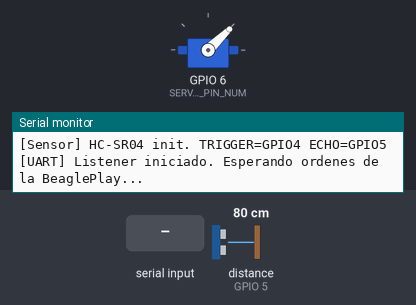
A program run on a simulated ESP32-C6. Shown: servo, the last lines printed to the serial monitor. Wiring (inferred from the names in the program): ultrasonic range finder: trigger GPIO 4; echo GPIO 5. The inputs (shaded band) are chosen by the test bench; at power-on: distance to the obstacle (sensor on GPIO 5) 80 cm. The echo pulse lasts 58.3 µs per cm; servo pulses on a pin are drawn as a servo (544–2400 µs = 0–180°).

Above: at 1.4 s.
1.5 s: "OPEN:\n" received over the second serial link
At 2.4 s:
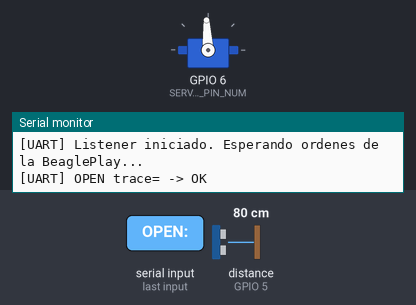
3.0 s: distance to the obstacle (sensor on GPIO 5) set to 2 cm
6.0 s: "OPEN\n" received over the second serial link
7.5 s: "CLOSE:\n" received over the second serial link
Timing chart, 0 to 10.0 s (numbered marks = the images above; inputs shaded):
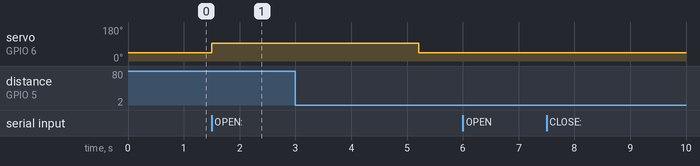

Measured:
- after the input at 1.5 s, servo on GPIO 6 (SERVO_BARRIER_PIN_NUM): 44° → 93° at once

The program:

main.cpp
```cpp
/*
 * main.cpp — Punto de entrada del firmware ESP32 del parqueadero inteligente.
 *
 * Reemplaza al firmware del Cortex-M4 de la BeaglePlay. Maneja los GPIOs y se
 * comunica con Linux por UART (Serial2) en vez de RPMsg.
 *
 * Flujo de arranque:
 *   1. Serial (UART0/USB) para logs de depuración.
 *   2. barrier_init()  — GPIO barrera en LOW (estado seguro) + mutex.
 *   3. uart_init()     — Serial2 hacia la BeaglePlay + mutex de TX.
 *   4. watchdog_init() — timer de 5 s que cierra la barrera sin heartbeats.
 *   5. Tareas FreeRTOS: sensor HC-SR04 y listener UART.
 *
 * En ESP32, Arduino crea su propio loopTask; toda la lógica vive en las tareas.
 */

#include <Arduino.h>
#include "freertos/FreeRTOS.h"
#include "freertos/task.h"

#include "config.h"
#include "barrier.h"
#include "sensor.h"
#include "watchdog.h"
#include "uart_protocol.h"

void setup()
{
    Serial.begin(115200);    /* UART0 / USB — SOLO depuración */
    delay(200);

    Serial.printf("\n[Main] Firmware parking-edge ESP32 %s build %s %s\n",
                  FW_VERSION_STR, __DATE__, __TIME__);

    barrier_init();    /* 2 */
    uart_init();       /* 3 */
    watchdog_init();   /* 4 */

    /* 5. Tareas */
    xTaskCreate(vTaskSensor, "SensorTask", SENSOR_TASK_STACK, NULL,
                SENSOR_TASK_PRIORITY, NULL);
    xTaskCreate(vTaskUartListener, "UartTask", UART_TASK_STACK, NULL,
                UART_TASK_PRIORITY, NULL);

    Serial.println("[Main] Tareas creadas. Sistema operativo.");
}

void loop()
{
    /* Toda la lógica ocurre en las tareas FreeRTOS. */
    vTaskDelay(pdMS_TO_TICKS(1000));
}
```

barrier.h
```cpp
#ifndef BARRIER_H
#define BARRIER_H

#include <stdbool.h>

/*
 * barrier.h — Control de la barrera como servo (PWM/LEDC), movimiento fijo de 90°.
 *
 * El servo se protege con un mutex interno porque lo accionan varias tareas:
 * el listener UART (OPEN/CLOSE/STOP) y el watchdog.
 *   CLOSE -> 0°  (reposo, estado seguro al arranque)
 *   OPEN  -> 90° (barrera levantada)
 */

/** Inicializa el servo (LEDC), lo deja a 0° y crea el mutex. */
void barrier_init(void);

/** Abre la barrera: servo a 90°. Devuelve true si pudo tomar el mutex. */
bool barrier_open(void);

/** Cierra la barrera: servo a 0°. Devuelve true si pudo tomar el mutex. */
bool barrier_close(void);

#endif /* BARRIER_H */
```

sensor.h
```cpp
#ifndef SENSOR_H
#define SENSOR_H

#include <stdint.h>

/*
 * sensor.h — Driver del HC-SR04 y tarea de monitoreo de presencia.
 *
 * Replica sensor_driver.c del M4: medición trigger 10us + ancho de eco,
 * distancia = us/58, doble debounce (3 lecturas < umbral + 500 ms entre
 * eventos) y emisión de "PRESENCE_DETECTED".
 */

/** Inicializa los pines TRIGGER (salida) y ECHO (entrada). */
void sensor_init(void);

/** Realiza una medición y retorna la distancia en cm (SENSOR_ERROR_CM si falla). */
uint32_t medir_distancia_cm(void);

/** Tarea FreeRTOS de monitoreo continuo de presencia. */
void vTaskSensor(void *pvParameters);

#endif /* SENSOR_H */
```

uart_protocol.h
```cpp
#ifndef UART_PROTOCOL_H
#define UART_PROTOCOL_H

#include <Arduino.h>

/*
 * uart_protocol.h — Canal UART ESP32 <-> BeaglePlay (reemplaza a RPMsg).
 *
 * Protocolo de texto (líneas terminadas en '\n'), IDÉNTICO al contrato que el
 * lado Python (rpmsg_client.py / command_dispatcher.py) ya espera:
 *
 *   BeaglePlay -> ESP32:
 *     "HEARTBEAT..."        alimenta el watchdog (sin respuesta)
 *     "OPEN:<trace_id>"     abre barrera  -> responde "OPEN:OK:<trace_id>"
 *     "CLOSE:<trace_id>"    cierra barrera -> responde "CLOSE:OK:<trace_id>"
 *     "STOP:<trace_id>"     estado seguro (== CLOSE) -> "STOP:OK:<trace_id>"
 *
 *   ESP32 -> BeaglePlay:
 *     "PRESENCE_DETECTED"            vehículo detectado por HC-SR04
 *     "<ACTION>:OK:<trace_id>"       comando ejecutado
 *     "<ACTION>:FAULT:<trace_id>"    comando falló
 *     "HARDWARE_FAULT:<reason>"      fallo autónomo (p.ej. watchdog_timeout)
 *
 * IMPORTANTE: los logs de depuración van por Serial (UART0/USB), NUNCA por
 * Serial2, para no contaminar el canal de datos con ruido.
 */

/** Inicializa Serial2 (UART2) y el mutex de transmisión. */
void uart_init(void);

/** Escribe una línea completa ('\n' incluido) de forma atómica hacia la Beagle. */
void uart_send_line(const String &line);

/** Tarea FreeRTOS que lee líneas de UART2, parsea y despacha comandos. */
void vTaskUartListener(void *pvParameters);

#endif /* UART_PROTOCOL_H */
```

watchdog.h
```cpp
#ifndef WATCHDOG_H
#define WATCHDOG_H

/*
 * watchdog.h — Watchdog de software (timer FreeRTOS).
 *
 * Cierra la barrera si la BeaglePlay deja de enviar "HEARTBEAT" durante más de
 * HEARTBEAT_TIMEOUT_MS ms. Equivale a watchdog.c del M4, con la mejora de que
 * además notifica "HARDWARE_FAULT:watchdog_timeout" a Linux por UART.
 */

/** Crea e inicia el timer del watchdog. */
void watchdog_init(void);

/** Reinicia el timer (debe llamarse cada vez que llega un HEARTBEAT). */
void watchdog_feed(void);

#endif /* WATCHDOG_H */
```

barrier.cpp
```cpp
/*
 * barrier.cpp — Control de la barrera como SERVO con PWM (LEDC), protegido por mutex.
 *
 * Sustituye el control digital on/off por un movimiento fijo de 90°:
 *   - barrier_close() -> 0°  (SERVO_CLOSE_US): posición de reposo.
 *   - barrier_open()  -> 90° (SERVO_OPEN_US): barrera levantada.
 * El servo mantiene la posición de forma estable (sin el tembleque de abrir/cerrar
 * que producía el GPIO digital). El mutex protege el periférico ante acceso
 * concurrente (listener UART y watchdog), igual que el xBarrierMutex del M4.
 */

#include <Arduino.h>
#include "freertos/FreeRTOS.h"
#include "freertos/semphr.h"

#include "config.h"
#include "barrier.h"

static SemaphoreHandle_t xBarrierMutex = NULL;

/* Convierte un ancho de pulso (us) al valor de duty del LEDC a la resolución dada. */
static uint32_t us_to_duty(uint32_t pulse_us)
{
    const uint32_t max_duty = (1UL << SERVO_LEDC_RES_BITS) - 1UL;
    return (uint32_t)(((uint64_t)pulse_us * max_duty) / SERVO_PERIOD_US);
}

void barrier_init(void)
{
    /* Configurar el canal LEDC y asociarlo al pin de señal del servo. */
    ledcSetup(SERVO_LEDC_CHANNEL, SERVO_LEDC_FREQ_HZ, SERVO_LEDC_RES_BITS);
    ledcAttachPin(SERVO_BARRIER_PIN_NUM, SERVO_LEDC_CHANNEL);

    /* Posición segura al arranque: cerrada (0°). */
    ledcWrite(SERVO_LEDC_CHANNEL, us_to_duty(SERVO_CLOSE_US));

    if (xBarrierMutex == NULL)
    {
        xBarrierMutex = xSemaphoreCreateMutex();
    }
    Serial.printf("[Barrera] Servo init. GPIO%d a 0 grados (cerrada).\n",
                  SERVO_BARRIER_PIN_NUM);
}

/* Mueve el servo al ancho de pulso indicado de forma sincronizada. */
static bool barrier_set_us(uint32_t pulse_us)
{
    if (xBarrierMutex == NULL) { return false; }

    if (xSemaphoreTake(xBarrierMutex, pdMS_TO_TICKS(100)) != pdTRUE)
    {
        return false;   /* no se pudo tomar el mutex */
    }

    ledcWrite(SERVO_LEDC_CHANNEL, us_to_duty(pulse_us));
    xSemaphoreGive(xBarrierMutex);
    return true;
}

bool barrier_open(void)  { return barrier_set_us(SERVO_OPEN_US);  }   /* 90° */
bool barrier_close(void) { return barrier_set_us(SERVO_CLOSE_US); }   /* 0°  */
```

sensor.cpp
```cpp
/*
 * sensor.cpp — HC-SR04 sobre ESP32. Equivalente a sensor_driver.c del M4.
 *
 * Diferencia técnica: en el ESP32 se usa pulseIn() para medir el ancho del pulso
 * ECHO (más fiable que el bucle manual del M4), pero la lógica de umbrales,
 * debounce y notificación es idéntica.
 */

#include <Arduino.h>
#include "freertos/FreeRTOS.h"
#include "freertos/task.h"

#include "config.h"
#include "sensor.h"
#include "uart_protocol.h"

void sensor_init(void)
{
    pinMode(TRIGGER_PIN_NUM, OUTPUT);
    digitalWrite(TRIGGER_PIN_NUM, LOW);
    pinMode(ECHO_PIN_NUM, INPUT);

    Serial.printf("[Sensor] HC-SR04 init. TRIGGER=GPIO%d ECHO=GPIO%d\n",
                  TRIGGER_PIN_NUM, ECHO_PIN_NUM);
}

uint32_t medir_distancia_cm(void)
{
    /* 1. Pulso TRIGGER: 10 us en HIGH */
    digitalWrite(TRIGGER_PIN_NUM, LOW);
    delayMicroseconds(2);
    digitalWrite(TRIGGER_PIN_NUM, HIGH);
    delayMicroseconds(10);
    digitalWrite(TRIGGER_PIN_NUM, LOW);

    /* 2. Medir ancho del pulso ECHO en HIGH. Timeout ~30 ms (~5 m). */
    unsigned long duration = pulseIn(ECHO_PIN_NUM, HIGH, 30000UL);
    if (duration == 0UL)
    {
        return SENSOR_ERROR_CM;   /* timeout: fuera de rango o desconectado */
    }

    /* 3. Convertir a cm: t(us)/58 */
    uint32_t distancia = (uint32_t)(duration / 58UL);

    /* 4. Sanidad: descartar 0 o > 4 m */
    if (distancia == 0U || distancia > MAX_DISTANCE_CM)
    {
        return SENSOR_ERROR_CM;
    }
    return distancia;
}

void vTaskSensor(void *pvParameters)
{
    (void)pvParameters;

    uint8_t    lecturas_consecutivas = 0U;
    TickType_t ultima_deteccion      = 0U;
    const TickType_t DEBOUNCE_TICKS  = pdMS_TO_TICKS(DETECTION_DEBOUNCE_MS);

    sensor_init();

    for (;;)
    {
        uint32_t distancia = medir_distancia_cm();

        /* Debounce espacial: 3 lecturas válidas bajo el umbral = detección */
        if (distancia < DISTANCE_THRESHOLD_CM && distancia != SENSOR_ERROR_CM)
        {
            lecturas_consecutivas++;
        }
        else
        {
            lecturas_consecutivas = 0U;
        }

        if (lecturas_consecutivas >= DEBOUNCE_READINGS)
        {
            TickType_t ahora = xTaskGetTickCount();

            /* Debounce temporal: no repetir dentro de DETECTION_DEBOUNCE_MS */
            if ((ahora - ultima_deteccion) >= DEBOUNCE_TICKS)
            {
                Serial.printf("[Sensor] Vehiculo detectado a %u cm. Notificando...\n",
                              distancia);
                uart_send_line("PRESENCE_DETECTED");

                lecturas_consecutivas = 0U;
                ultima_deteccion      = ahora;
            }
        }

        /* Muestreo cada 60 ms (recomendado HC-SR04 para evitar eco propio) */
        vTaskDelay(pdMS_TO_TICKS(SENSOR_SAMPLE_PERIOD_MS));
    }
}
```

uart_protocol.cpp
```cpp
/*
 * uart_protocol.cpp — Listener UART y serialización de la salida hacia la Beagle.
 *
 * Equivale a rpmsg_interface.c del M4 (vTaskRPMsgListener), pero sobre UART1.
 * El envío se centraliza en uart_send_line(), protegido por un mutex de TX para
 * que las distintas tareas (sensor, watchdog, este listener) no entrelacen líneas.
 */

#include "uart_protocol.h"
#include "config.h"
#include "barrier.h"
#include "watchdog.h"

#include "freertos/FreeRTOS.h"
#include "freertos/semphr.h"

static SemaphoreHandle_t xUartTxMutex = NULL;

void uart_init(void)
{
    Serial1.begin(UART_BEAGLE_BAUD, SERIAL_8N1, UART_BEAGLE_RX_PIN, UART_BEAGLE_TX_PIN);
    if (xUartTxMutex == NULL)
    {
        xUartTxMutex = xSemaphoreCreateMutex();
    }
    Serial.printf("[UART] UART1 listo. RX=GPIO%d TX=GPIO%d @ %d baud.\n",
                  UART_BEAGLE_RX_PIN, UART_BEAGLE_TX_PIN, UART_BEAGLE_BAUD);
}

void uart_send_line(const String &line)
{
    if (xUartTxMutex != NULL)
    {
        xSemaphoreTake(xUartTxMutex, portMAX_DELAY);
    }

    Serial1.print(line);
    Serial1.print('\n');

    if (xUartTxMutex != NULL)
    {
        xSemaphoreGive(xUartTxMutex);
    }
}

/* Extrae el trace_id de "ACTION:trace_id" (todo lo que sigue al primer ':'). */
static String extract_trace_id(const String &line)
{
    int idx = line.indexOf(':');
    if (idx < 0) { return String("unknown"); }
    return line.substring(idx + 1);
}

/* Acciona la barrera y responde ACTION:OK/FAULT:trace_id. STOP se trata como CLOSE. */
static void handle_command(const String &action, const String &trace_id)
{
    bool ok;
    if (action == "OPEN") { ok = barrier_open(); }
    else                  { ok = barrier_close(); }   /* CLOSE y STOP cierran */

    uart_send_line(action + (ok ? ":OK:" : ":FAULT:") + trace_id);
    Serial.printf("[UART] %s trace=%s -> %s\n",
                  action.c_str(), trace_id.c_str(), ok ? "OK" : "FAULT");
}

void vTaskUartListener(void *pvParameters)
{
    (void)pvParameters;
    String line;
    line.reserve(160);

    Serial.println("[UART] Listener iniciado. Esperando ordenes de la BeaglePlay...");

    for (;;)
    {
        while (Serial1.available() > 0)
        {
            char c = (char)Serial1.read();

            if (c == '\n' || c == '\r')
            {
                line.trim();
                if (line.length() > 0)
                {
                    if (line.startsWith("HEARTBEAT"))
                    {
                        watchdog_feed();            /* latido — sin respuesta */
                    }
                    else if (line.startsWith("OPEN:"))
                    {
                        handle_command("OPEN", extract_trace_id(line));
                    }
                    else if (line.startsWith("CLOSE:"))
                    {
                        handle_command("CLOSE", extract_trace_id(line));
                    }
                    else if (line.startsWith("STOP:"))
                    {
                        handle_command("STOP", extract_trace_id(line));
                    }
                    else
                    {
                        Serial.printf("[UART] Linea ignorada: '%s'\n", line.c_str());
                    }
                }
                line = "";
            }
            else
            {
                line += c;
                if (line.length() > 128)   /* protección anti-overflow */
                {
                    line = "";
                }
            }
        }

        vTaskDelay(pdMS_TO_TICKS(5));
    }
}
```

watchdog.cpp
```cpp
/*
 * watchdog.cpp — Watchdog de software sobre un timer FreeRTOS one-shot.
 *
 * Si expira (Linux dejó de mandar HEARTBEAT), cierra la barrera por seguridad y
 * emite "HARDWARE_FAULT:watchdog_timeout" hacia la Beagle. El timer es one-shot
 * (igual que el M4): tras dispararse, sólo vuelve a armarse cuando llega un
 * HEARTBEAT (watchdog_feed lo reinicia).
 */

#include <Arduino.h>
#include "freertos/FreeRTOS.h"
#include "freertos/timers.h"

#include "config.h"
#include "watchdog.h"
#include "barrier.h"
#include "uart_protocol.h"

static TimerHandle_t xWatchdogTimer = NULL;

static void prvWatchdogCallback(TimerHandle_t xTimer)
{
    (void)xTimer;

    if (barrier_close())
    {
        uart_send_line("HARDWARE_FAULT:watchdog_timeout");
        Serial.println("[Watchdog] TIMEOUT — barrera cerrada por seguridad.");
    }
    else
    {
        /* No se pudo tomar el mutex: no se escribe el GPIO sin sincronización.
         * Linux debe reanudar HEARTBEAT para restablecer operación normal. */
        Serial.println("[Watchdog] TIMEOUT — mutex no disponible. Barrera NO modificada.");
    }
}

void watchdog_init(void)
{
    if (xWatchdogTimer != NULL) { return; }

    xWatchdogTimer = xTimerCreate(
        "LinuxWatchdog",
        pdMS_TO_TICKS(HEARTBEAT_TIMEOUT_MS),
        pdFALSE,                 /* one-shot */
        (void *)0,
        prvWatchdogCallback);

    if (xWatchdogTimer != NULL && xTimerStart(xWatchdogTimer, 0) == pdPASS)
    {
        Serial.printf("[Watchdog] Iniciado. Timeout=%d ms\n", HEARTBEAT_TIMEOUT_MS);
    }
    else
    {
        Serial.println("[Watchdog] ERROR: no se pudo crear/iniciar el timer.");
    }
}

void watchdog_feed(void)
{
    if (xWatchdogTimer == NULL) { return; }
    xTimerReset(xWatchdogTimer, pdMS_TO_TICKS(100));
}
```

Source omitted: config.h (3709 bytes)
